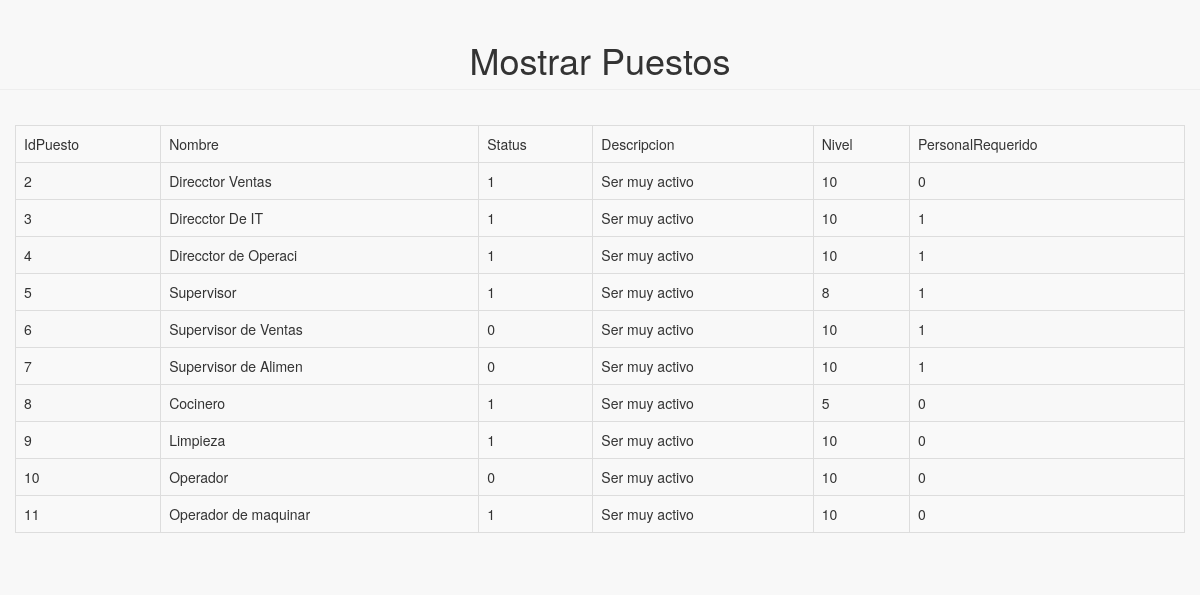
The page /MostrarRHPuestos.php on the database its author committed.
### tables this page shows
CREATE TABLE `rhpuestos` (
  `IdPuesto` int(6) NOT NULL,
  `Nombre` varchar(20) NOT NULL,
  `Status` tinyint(1) NOT NULL,
  `Descripcion` varchar(50) DEFAULT NULL,
  `Nivel` varchar(10) DEFAULT NULL,
  `PersonalRequerido` int(3) DEFAULT NULL
);

### MostrarRHPuestos.php (the view, shortened to what this page needs)
<?php require_once('Connections/localhost.php'); ?>
<?php
$maxRows_R20 = 10;
$pageNum_R20 = 0;
$startRow_R20 = $pageNum_R20 * $maxRows_R20;
$query_R20 = "SELECT * FROM rhpuestos";
$query_limit_R20 = sprintf("%s LIMIT %d, %d", $query_R20, $startRow_R20, $maxRows_R20);
$R20 = mysql_query($query_limit_R20, $localhost) or die(mysql_error());
$row_R20 = mysql_fetch_assoc($R20);
?><!DOCTYPE html PUBLIC "-//W3C//DTD XHTML 1.0 Transitional//EN" "http://www.w3.org/TR/xhtml1/DTD/xhtml1-transitional.dtd">
<html xmlns="http://www.w3.org/1999/xhtml">
<head>
    <link href="vendor/bootstrap/css/bootstrap.min.css" rel="stylesheet">
    <link href="vendor/metisMenu/metisMenu.min.css" rel="stylesheet">
    <link href="dist/css/sb-admin-2.css" rel="stylesheet">
    <link href="vendor/font-awesome/css/font-awesome.min.css" rel="stylesheet" type="text/css">
</head>
<body>
<div align="center">
                    <h1 class="page-header">Mostrar Puestos</h1>
</div>
<div align="center" class="panel-body">
<div  class="table-responsive">
<form id="form1" name="form1" method="post" action="">
  <table border="1" class="table table-striped table-bordered table-hover">
    <tr>
      <td>IdPuesto</td>
      <td>Nombre</td>
      <td>Status</td>
      <td>Descripcion</td>
      <td>Nivel</td>
      <td>PersonalRequerido</td>
    </tr>
    <?php do { ?>
      <tr>
        <td><?php echo $row_R20['IdPuesto']; ?></td>
        <td><?php echo $row_R20['Nombre']; ?></td>
        <td><?php echo $row_R20['Status']; ?></td>
        <td><?php echo $row_R20['Descripcion']; ?></td>
        <td><?php echo $row_R20['Nivel']; ?></td>
        <td><?php echo $row_R20['PersonalRequerido']; ?></td>
      </tr>
      <?php } while ($row_R20 = mysql_fetch_assoc($R20)); ?>
  </table>
</form>
</div>
</div>
</body>
</html>

### rows shown on the page
rhpuestos: IdPuesto "2", Nombre "Direcctor Ventas", Status "1", Descripcion "Ser muy activo", Nivel "10", PersonalRequerido "0"
rhpuestos: IdPuesto "3", Nombre "Direcctor De IT", Status "1", Descripcion "Ser muy activo", Nivel "10", PersonalRequerido "1"
rhpuestos: IdPuesto "4", Nombre "Direcctor de Operaci", Status "1", Descripcion "Ser muy activo", Nivel "10", PersonalRequerido "1"
rhpuestos: IdPuesto "5", Nombre "Supervisor", Status "1", Descripcion "Ser muy activo", Nivel "8", PersonalRequerido "1"
rhpuestos: IdPuesto "6", Nombre "Supervisor de Ventas", Status "0", Descripcion "Ser muy activo", Nivel "10", PersonalRequerido "1"
rhpuestos: IdPuesto "7", Nombre "Supervisor de Alimen", Status "0", Descripcion "Ser muy activo", Nivel "10", PersonalRequerido "1"
rhpuestos: IdPuesto "8", Nombre "Cocinero", Status "1", Descripcion "Ser muy activo", Nivel "5", PersonalRequerido "0"
rhpuestos: IdPuesto "9", Nombre "Limpieza", Status "1", Descripcion "Ser muy activo", Nivel "10", PersonalRequerido "0"
rhpuestos: IdPuesto "10", Nombre "Operador", Status "0", Descripcion "Ser muy activo", Nivel "10", PersonalRequerido "0"
rhpuestos: IdPuesto "11", Nombre "Operador de maquinar", Status "1", Descripcion "Ser muy activo", Nivel "10", PersonalRequerido "0"
